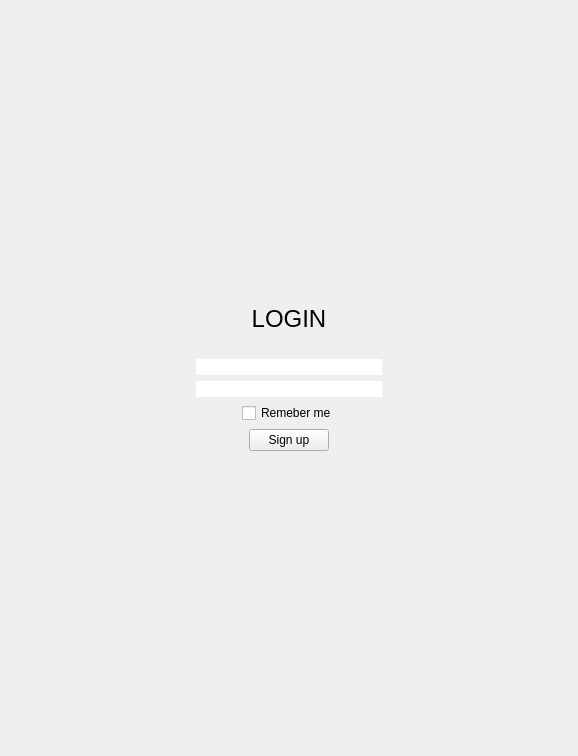
<?xml version="1.0" encoding="UTF-8"?>
<ui version="4.0">
 <class>MainWindow</class>
 <widget class="QMainWindow" name="MainWindow">
  <property name="geometry">
   <rect>
    <x>0</x>
    <y>0</y>
    <width>578</width>
    <height>756</height>
   </rect>
  </property>
  <property name="windowTitle">
   <string>MainWindow</string>
  </property>
  <widget class="QWidget" name="centralwidget">
   <layout class="QHBoxLayout" name="horizontalLayout_3">
    <item>
     <spacer name="horizontalSpacer">
      <property name="orientation">
       <enum>Qt::Horizontal</enum>
      </property>
      <property name="sizeHint" stdset="0">
       <size>
        <width>40</width>
        <height>20</height>
       </size>
      </property>
     </spacer>
    </item>
    <item>
     <layout class="QVBoxLayout" name="verticalLayout">
      <item>
       <spacer name="verticalSpacer_2">
        <property name="orientation">
         <enum>Qt::Vertical</enum>
        </property>
        <property name="sizeHint" stdset="0">
         <size>
          <width>20</width>
          <height>40</height>
         </size>
        </property>
       </spacer>
      </item>
      <item>
       <widget class="QLabel" name="label">
        <property name="font">
         <font>
          <pointsize>18</pointsize>
         </font>
        </property>
        <property name="text">
         <string>LOGIN</string>
        </property>
        <property name="alignment">
         <set>Qt::AlignCenter</set>
        </property>
       </widget>
      </item>
      <item>
       <spacer name="horizontalSpacer_3">
        <property name="orientation">
         <enum>Qt::Horizontal</enum>
        </property>
        <property name="sizeHint" stdset="0">
         <size>
          <width>40</width>
          <height>20</height>
         </size>
        </property>
       </spacer>
      </item>
      <item>
       <widget class="QLineEdit" name="lineEdit">
        <property name="toolTip">
         <string comment="Login"/>
        </property>
        <property name="styleSheet">
         <string notr="true">background-color: none; border-radius: 10px; border: 10px black</string>
        </property>
        <property name="echoMode">
         <enum>QLineEdit::Normal</enum>
        </property>
       </widget>
      </item>
      <item>
       <widget class="QLineEdit" name="lineEdit_2">
        <property name="toolTip">
         <string comment="Password"/>
        </property>
        <property name="styleSheet">
         <string notr="true">background-color: none; border-radius: 10px; border: 10px black</string>
        </property>
        <property name="echoMode">
         <enum>QLineEdit::Password</enum>
        </property>
       </widget>
      </item>
      <item>
       <layout class="QHBoxLayout" name="horizontalLayout_2">
        <item>
         <spacer name="horizontalSpacer_6">
          <property name="orientation">
           <enum>Qt::Horizontal</enum>
          </property>
          <property name="sizeHint" stdset="0">
           <size>
            <width>40</width>
            <height>20</height>
           </size>
          </property>
         </spacer>
        </item>
        <item>
         <widget class="QCheckBox" name="checkBox">
          <property name="enabled">
           <bool>true</bool>
          </property>
          <property name="text">
           <string>Remeber me</string>
          </property>
         </widget>
        </item>
        <item>
         <spacer name="horizontalSpacer_7">
          <property name="orientation">
           <enum>Qt::Horizontal</enum>
          </property>
          <property name="sizeHint" stdset="0">
           <size>
            <width>40</width>
            <height>20</height>
           </size>
          </property>
         </spacer>
        </item>
       </layout>
      </item>
      <item>
       <layout class="QHBoxLayout" name="horizontalLayout">
        <item>
         <spacer name="horizontalSpacer_4">
          <property name="orientation">
           <enum>Qt::Horizontal</enum>
          </property>
          <property name="sizeHint" stdset="0">
           <size>
            <width>40</width>
            <height>20</height>
           </size>
          </property>
         </spacer>
        </item>
        <item>
         <widget class="QPushButton" name="pushButton">
          <property name="layoutDirection">
           <enum>Qt::LeftToRight</enum>
          </property>
          <property name="text">
           <string>Sign up</string>
          </property>
          <property name="autoDefault">
           <bool>false</bool>
          </property>
         </widget>
        </item>
        <item>
         <spacer name="horizontalSpacer_5">
          <property name="orientation">
           <enum>Qt::Horizontal</enum>
          </property>
          <property name="sizeHint" stdset="0">
           <size>
            <width>40</width>
            <height>20</height>
           </size>
          </property>
         </spacer>
        </item>
       </layout>
      </item>
      <item>
       <spacer name="verticalSpacer">
        <property name="orientation">
         <enum>Qt::Vertical</enum>
        </property>
        <property name="sizeHint" stdset="0">
         <size>
          <width>20</width>
          <height>40</height>
         </size>
        </property>
       </spacer>
      </item>
     </layout>
    </item>
    <item>
     <spacer name="horizontalSpacer_2">
      <property name="orientation">
       <enum>Qt::Horizontal</enum>
      </property>
      <property name="sizeHint" stdset="0">
       <size>
        <width>40</width>
        <height>20</height>
       </size>
      </property>
     </spacer>
    </item>
   </layout>
  </widget>
 </widget>
 <resources/>
 <connections/>
</ui>
